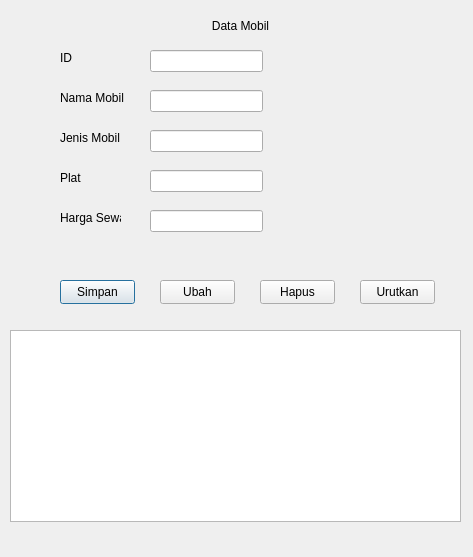
<?xml version="1.0" encoding="UTF-8"?>
<ui version="4.0">
 <class>DataMobil</class>
 <widget class="QDialog" name="DataMobil">
  <property name="geometry">
   <rect>
    <x>0</x>
    <y>0</y>
    <width>473</width>
    <height>557</height>
   </rect>
  </property>
  <property name="windowTitle">
   <string>Dialog</string>
  </property>
  <property name="styleSheet">
   <string notr="true">background-image: url(:/res/BG2.jpg);</string>
  </property>
  <widget class="QLabel" name="label_6">
   <property name="geometry">
    <rect>
     <x>60</x>
     <y>210</y>
     <width>61</width>
     <height>16</height>
    </rect>
   </property>
   <property name="styleSheet">
    <string notr="true">border-image: url(:/res/white.jpg);
image: url(:/res/white.jpg);
color: rgb(0, 0, 0);</string>
   </property>
   <property name="text">
    <string>Harga Sewa</string>
   </property>
  </widget>
  <widget class="QPushButton" name="addButton">
   <property name="geometry">
    <rect>
     <x>60</x>
     <y>280</y>
     <width>75</width>
     <height>24</height>
    </rect>
   </property>
   <property name="styleSheet">
    <string notr="true">border-image: url(:/res/orange.jpg);
image: url(:/res/orange.jpg);</string>
   </property>
   <property name="text">
    <string>Simpan</string>
   </property>
  </widget>
  <widget class="QTableView" name="tableView">
   <property name="geometry">
    <rect>
     <x>10</x>
     <y>330</y>
     <width>451</width>
     <height>192</height>
    </rect>
   </property>
   <property name="styleSheet">
    <string notr="true">background-image: url(:/res/orange.jpg);
border-color: rgb(0, 0, 0);</string>
   </property>
  </widget>
  <widget class="QLabel" name="label">
   <property name="geometry">
    <rect>
     <x>190</x>
     <y>10</y>
     <width>101</width>
     <height>31</height>
    </rect>
   </property>
   <property name="styleSheet">
    <string notr="true">border-image: url(:/res/white.jpg);
image: url(:/res/white.jpg);
color: rgb(0, 0, 0);
font: 12pt &quot;Rockwell&quot;;</string>
   </property>
   <property name="text">
    <string>Data Mobil</string>
   </property>
   <property name="alignment">
    <set>Qt::AlignCenter</set>
   </property>
  </widget>
  <widget class="QLineEdit" name="idLineEdit">
   <property name="geometry">
    <rect>
     <x>150</x>
     <y>50</y>
     <width>113</width>
     <height>22</height>
    </rect>
   </property>
   <property name="styleSheet">
    <string notr="true">background-image: url(:/res/orange.jpg);</string>
   </property>
  </widget>
  <widget class="QPushButton" name="deleteButton">
   <property name="geometry">
    <rect>
     <x>260</x>
     <y>280</y>
     <width>75</width>
     <height>24</height>
    </rect>
   </property>
   <property name="styleSheet">
    <string notr="true">border-image: url(:/res/orange.jpg);
image: url(:/res/orange.jpg);</string>
   </property>
   <property name="text">
    <string>Hapus</string>
   </property>
  </widget>
  <widget class="QLineEdit" name="platLineEdit">
   <property name="geometry">
    <rect>
     <x>150</x>
     <y>170</y>
     <width>113</width>
     <height>22</height>
    </rect>
   </property>
   <property name="styleSheet">
    <string notr="true">background-image: url(:/res/orange.jpg);</string>
   </property>
  </widget>
  <widget class="QLabel" name="label_3">
   <property name="geometry">
    <rect>
     <x>60</x>
     <y>90</y>
     <width>71</width>
     <height>16</height>
    </rect>
   </property>
   <property name="styleSheet">
    <string notr="true">border-image: url(:/res/white.jpg);
color: rgb(0, 0, 0);
image: url(:/res/white.jpg);</string>
   </property>
   <property name="text">
    <string>Nama Mobil</string>
   </property>
  </widget>
  <widget class="QPushButton" name="sortButton">
   <property name="geometry">
    <rect>
     <x>360</x>
     <y>280</y>
     <width>75</width>
     <height>24</height>
    </rect>
   </property>
   <property name="styleSheet">
    <string notr="true">border-image: url(:/res/orange.jpg);
image: url(:/res/orange.jpg);</string>
   </property>
   <property name="text">
    <string>Urutkan</string>
   </property>
  </widget>
  <widget class="QLabel" name="label_2">
   <property name="geometry">
    <rect>
     <x>60</x>
     <y>50</y>
     <width>61</width>
     <height>16</height>
    </rect>
   </property>
   <property name="styleSheet">
    <string notr="true">border-image: url(:/res/white.jpg);
image: url(:/res/white.jpg);
color: rgb(0, 0, 0);</string>
   </property>
   <property name="text">
    <string>ID</string>
   </property>
  </widget>
  <widget class="QLabel" name="label_4">
   <property name="geometry">
    <rect>
     <x>60</x>
     <y>130</y>
     <width>61</width>
     <height>16</height>
    </rect>
   </property>
   <property name="styleSheet">
    <string notr="true">border-image: url(:/res/white.jpg);
image: url(:/res/white.jpg);
color: rgb(0, 0, 0);</string>
   </property>
   <property name="text">
    <string>Jenis Mobil</string>
   </property>
  </widget>
  <widget class="QLineEdit" name="namaLineEdit">
   <property name="geometry">
    <rect>
     <x>150</x>
     <y>90</y>
     <width>113</width>
     <height>22</height>
    </rect>
   </property>
   <property name="styleSheet">
    <string notr="true">background-image: url(:/res/orange.jpg);</string>
   </property>
  </widget>
  <widget class="QLabel" name="label_5">
   <property name="geometry">
    <rect>
     <x>60</x>
     <y>170</y>
     <width>61</width>
     <height>16</height>
    </rect>
   </property>
   <property name="styleSheet">
    <string notr="true">background-image: url(:/res/white.jpg);
image: url(:/res/white.jpg);
color: rgb(0, 0, 0);</string>
   </property>
   <property name="text">
    <string>Plat</string>
   </property>
  </widget>
  <widget class="QLineEdit" name="hargaLineEdit">
   <property name="geometry">
    <rect>
     <x>150</x>
     <y>210</y>
     <width>113</width>
     <height>22</height>
    </rect>
   </property>
   <property name="styleSheet">
    <string notr="true">background-image: url(:/res/orange.jpg);</string>
   </property>
  </widget>
  <widget class="QPushButton" name="updateButton">
   <property name="geometry">
    <rect>
     <x>160</x>
     <y>280</y>
     <width>75</width>
     <height>24</height>
    </rect>
   </property>
   <property name="styleSheet">
    <string notr="true">border-image: url(:/res/orange.jpg);
image: url(:/res/orange.jpg);</string>
   </property>
   <property name="text">
    <string>Ubah</string>
   </property>
  </widget>
  <widget class="QLineEdit" name="jenisLineEdit">
   <property name="geometry">
    <rect>
     <x>150</x>
     <y>130</y>
     <width>113</width>
     <height>22</height>
    </rect>
   </property>
   <property name="styleSheet">
    <string notr="true">background-image: url(:/res/orange.jpg);</string>
   </property>
  </widget>
 </widget>
 <resources/>
 <connections/>
</ui>
